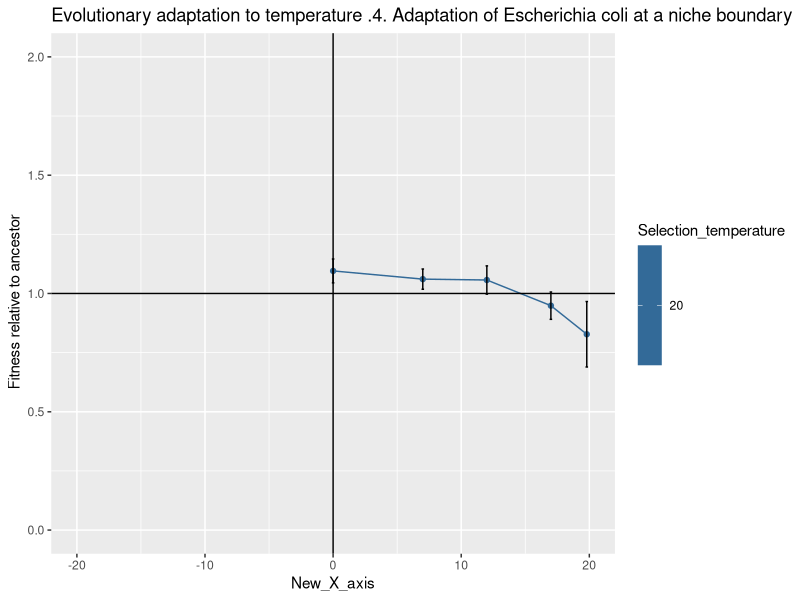

R code for this plot:
library(ggplot2)
library(reshape)
library(dplyr)
library(ggpubr)


setwd("/home/sarthak/Documents/2020_04_01_SM_Temperature_niche_review/Graphs_and_R_codes/Multipoint_point_assay_papers/1_data_multipoint_assay")

df<-read.table(file="Mongold_et_al.txt" ,header= TRUE,sep = " ")

# Adaptation of phytoplankton to a decade of experimental warming linked to increased photosynthesis	
df0 <- df%>% slice(2:6)
df0$New_X_axis=df0$Assay_temperature-df0$Selection_temperature 


a<- ggplot(df0, aes(x=New_X_axis, y=Mean_sex_not_considered,fill= )) +
  geom_line(aes(group=Selection_temperature, color=Selection_temperature)) +geom_point(aes(color=Selection_temperature))+
  ggtitle("Evolutionary adaptation to temperature .4. Adaptation of Escherichia coli at a niche boundary	") +
  ylab("Fitness relative to ancestor	")+
  geom_errorbar(aes(ymin=Mean_sex_not_considered-Confidence_interval., ymax=Mean_sex_not_considered+Confidence_interval.), width=.2)+
  geom_hline(yintercept=1)+geom_vline(xintercept=0)+xlim(-20, 20)+ylim(0,2)
#              position=position_dodge(.9) +geom_point()

print(a)



Sel_temp<-df0$Selection_temperature

New_X_axis<-df0$New_X_axis
Rel_fitness<-df0$Mean_sex_not_considered
CI<-df0$Confidence_interval.
Replicate<-df0$Replicate
Paper_id<-replicate(5,"Mongold")

Data_frame_Mongold<-cbind(Paper_id,Sel_temp,New_X_axis,Rel_fitness,CI,Replicate)

write.table(Data_frame_Mongold,file = "Data_frame_Mongold.txt",sep = " ")
